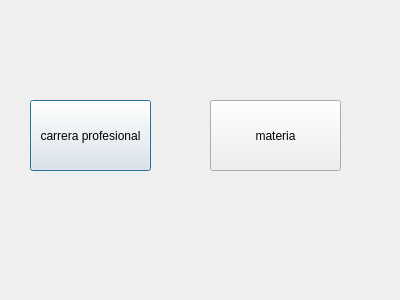
<?xml version="1.0" encoding="UTF-8"?>
<ui version="4.0">
 <class>Dialog</class>
 <widget class="QDialog" name="Dialog">
  <property name="geometry">
   <rect>
    <x>0</x>
    <y>0</y>
    <width>400</width>
    <height>300</height>
   </rect>
  </property>
  <property name="windowTitle">
   <string>Dialog</string>
  </property>
  <widget class="QPushButton" name="pushButton">
   <property name="geometry">
    <rect>
     <x>30</x>
     <y>100</y>
     <width>121</width>
     <height>71</height>
    </rect>
   </property>
   <property name="text">
    <string>carrera profesional</string>
   </property>
  </widget>
  <widget class="QPushButton" name="pushButton_2">
   <property name="geometry">
    <rect>
     <x>210</x>
     <y>100</y>
     <width>131</width>
     <height>71</height>
    </rect>
   </property>
   <property name="text">
    <string>materia</string>
   </property>
  </widget>
 </widget>
 <resources/>
 <connections/>
</ui>
